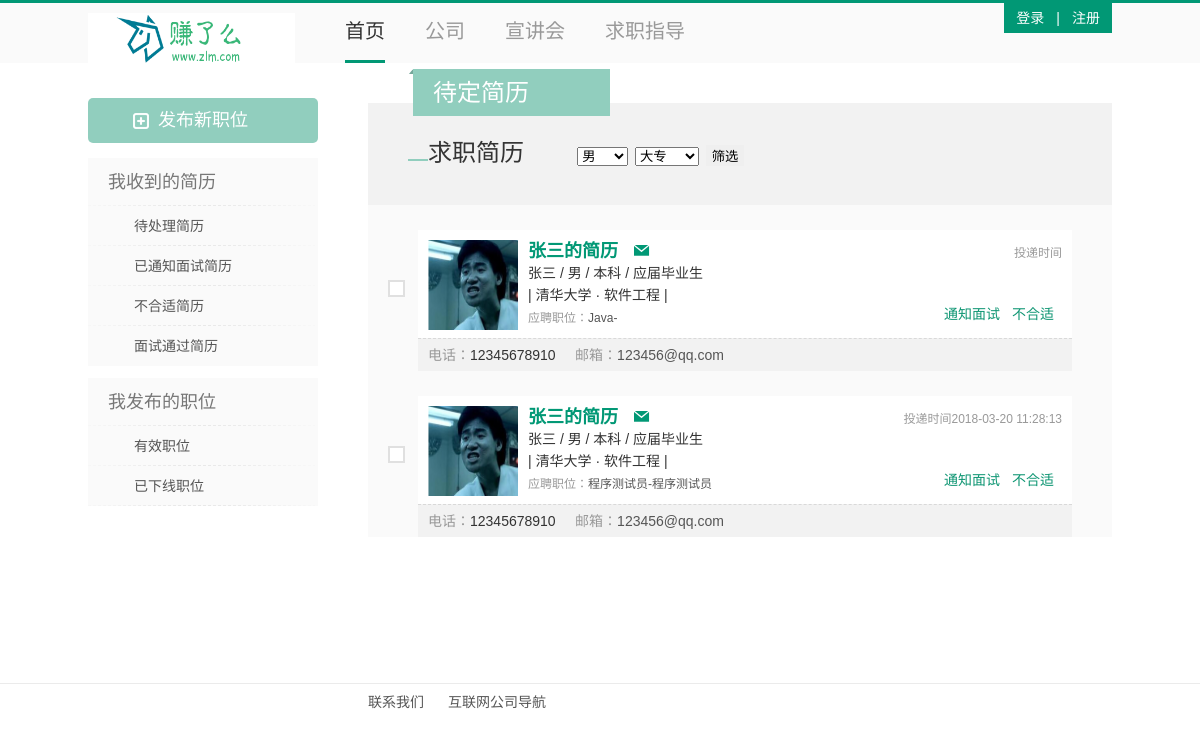
Screenshot of /undeal.php with the database file from the repository.
### tables this page shows
CREATE TABLE `orders` (
  `oid` int(11) NOT NULL AUTO_INCREMENT,
  `jid` int(11) NOT NULL,
  `id` varchar(30) NOT NULL,
  `cid` varchar(30) NOT NULL,
  `ostate` varchar(10) NOT NULL,
  `otime` timestamp NULL DEFAULT CURRENT_TIMESTAMP,
  PRIMARY KEY (`oid`)
);

CREATE TABLE `student` (
  `id` varchar(30) NOT NULL DEFAULT '',
  `name` varchar(20) NOT NULL,
  `code` varchar(20) NOT NULL DEFAULT '0',
  `sex` varchar(4) DEFAULT NULL,
  `record` varchar(10) DEFAULT NULL,
  `experience` varchar(20) DEFAULT NULL,
  `email` varchar(30) DEFAULT NULL,
  `state` varchar(40) DEFAULT NULL,
  `tel` varchar(24) DEFAULT NULL,
  `portrait` mediumblob,
  `jobexperience` text,
  `project` text,
  `school` varchar(50) DEFAULT NULL,
  `sctime1` int(10) DEFAULT NULL,
  `sctime2` int(10) DEFAULT NULL,
  `pro` varchar(30) DEFAULT NULL,
  `jl` mediumblob,
  `zwjs` longtext,
  PRIMARY KEY (`id`)
);

CREATE TABLE `job` (
  `jid` int(11) NOT NULL AUTO_INCREMENT,
  `cid` varchar(255) DEFAULT NULL,
  `jtype` varchar(20) DEFAULT NULL,
  `jname` varchar(40) DEFAULT NULL,
  `jdepartment` varchar(40) DEFAULT NULL,
  `jnature` varchar(10) DEFAULT NULL,
  `jwage` varchar(20) DEFAULT NULL,
  `jcity` varchar(10) DEFAULT NULL,
  `jyear` varchar(255) DEFAULT NULL,
  `jeducation` varchar(10) DEFAULT NULL,
  `jadvantage` varchar(40) DEFAULT NULL,
  `jdetail` text,
  `jaddress` varchar(60) DEFAULT NULL,
  `jemail` varchar(60) DEFAULT NULL,
  `jtime` timestamp NULL DEFAULT CURRENT_TIMESTAMP ON UPDATE CURRENT_TIMESTAMP,
  `cname` varchar(50) DEFAULT NULL,
  `jstate` varchar(10) DEFAULT NULL,
  PRIMARY KEY (`jid`)
);

### undeal.php (the view, shortened to what this page needs)
<!DOCTYPE HTML>
<html xmlns:wb="http://open.weibo.com/wb"><head>
<link href="style/css/style.css" type="text/css" rel="stylesheet">
<link href="style/css/external.min.css" type="text/css" rel="stylesheet">
<link href="style/css/popup.css" type="text/css" rel="stylesheet">
<script src="style/js/ajaxCross.json" charset="UTF-8"></script></head>
<body>
<div id="body">
	<div id="header">
   	  <div class="wrapper">
<a href="index.php" class="logo">
    			<img src='style/images/logo1.png' width="207" height="52" alt="赚钱了大学生就业网站" />
    		</a>
    		<ul class="reset" id="navheader">
    			<li class="current"><a href="index.php">首页</a></li>
    			<li ><a href="companylist.php" >公司</a></li>
    			<li ><a href="xjh.php" rel="nofollow">宣讲会</a></li>
    			<li ><a href="guide.php" rel="nofollow">求职指导</a></li>
	    		    		</ul>
                      <?php if(!isset($_COOKIE["user"])){   echo'<ul class="loginTop">
            	<li><a href="login.html" rel="nofollow">登录</a></li>
            	<li>|</li>
            	<li><a href="register.html" rel="nofollow">注册</a></li>
            </ul> ';}
 else{  echo' <dl class="collapsible_menu">
            	<dt>
           			<span>
  '.$_COOKIE["user"].'
&nbsp;</span>
            		<span class="red dn" id="noticeDot-0"></span>
            		<i></i>
            	</dt>'; if(isset($_COOKIE["type"])){
					if($_COOKIE["type"]=="stu"){
                       echo'         	<dd><a rel="nofollow" href="jianli.php">我的简历</a></dd>
                	                	<dd><a href="myapply.php">我申请的职位</a></dd>
                	                	                	<dd class="btm"><a href="subscribe.php">我的推荐</a></dd><dd><a href="updatePwd.php">密码修改</a></dd><dd ><a rel="nofollow" href="exit.php">退出</a></dd>';}
															else{
                       echo'
<dd style="display: none;"><a href="positions.php">我发布的职位</a></dd>
                	<dd style="display: none;"><a href="undeal.php">我收到的简历</a></dd>
                	<dd class="btm" style="display: none;"><a href="myhome.php">我的公司主页</a></d>
					<dd><a href="updatePwd.php">密码修改</a></dd><dd><a href="exit.php">退出</a></dd>';}}'
                                <dd ><a rel="nofollow" href="exit.php">退出</a></dd>
            </dl> ';}  ?>                             </div>
    </div>
    <div id="container">
                	<div class="sidebar">
        		            	<a class="btn_create" href="create.php">发布新职位</a>
            	                <dl class="company_center_aside">
		<dt>我收到的简历</dt>
		<dd>
		<a href="undeal.php">待处理简历</a>
			</dd>
	<dd>
		<a href="haveNoticeResumes.php">已通知面试简历</a>
	</dd>
	<dd>
		<a href="haveRefuseResumes.php">不合适简历</a>
	</dd>
	<dd class="btm">
		<a href="passResumes.php">面试通过简历</a>
			</dd>
</dl>
<dl class="company_center_aside">
		<dt>我发布的职位</dt>
			<dd >
		<a href="positions.php">有效职位</a>
	</dd>
	<dd >
		<a href="positionsdown.php">已下线职位</a>
	</dd>
	</dl>
            </div>
            <div class="content">
            	<dl class="company_center_content">
                    <dt>
                        <h1>
                            <em></em>
                            	待定简历</h1>
                    </dt>
                    <dd>
                   	  <form action="undeal.php" method="get" id="filterForm">
                    	<div class="filter_actions">
                    	  <p><a ></a>求职简历&nbsp;  &nbsp; &nbsp; &nbsp;    <select name="sex" >
     <optgroup label="请选择性别">
     <option>男</option>
     </optgroup></select>
          <select name="record" >
     <optgroup label="请选择学历">
     <option>大专</option>
     </optgroup></select>
     <input type="submit" value="筛选"/></p>
                   	    </a></div>
 	                        	                        		                        <ul class="reset resumeLists">
		                        			<?php
include('conn.php');
if(isset($_GET['sex'],$_GET['record'])){
	$sql="select orders.oid,orders.jid,orders.id,orders.cid,orders.ostate,orders.otime from orders inner join student on orders.id=student.id where student.sex='{$_GET['sex']}' and student.record='{$_GET['record']}';";
	}
	else{$sql="select * from orders where cid='{$_COOKIE['id']}' and ostate='未查阅' ";}
$result=mysqli_query($con, $sql);
while
	 ($row=mysqli_fetch_array($result)){
		 $oid=$row[0];
		 $jid=$row[1];
	  $id= $row[2];
	$otime = $row[5];
	$sql2="select * from student where id='{$id}' ORDER BY id DESC";
	$result2=mysqli_query($con, $sql2);
	$row2=mysqli_fetch_array($result2);
    $name = $row2[1];
	$sex = $row2[3];
	$record = $row2[4];
	$experience = $row2[5];
	$email = $row2[6];
	$photo = $row2[9];
	$tel= $row2[8];
	$school = $row2[12];
	$pro=$row2[15];
		$sql3="select * from job where jid='{$jid}' ORDER BY jid DESC";
	$result3=mysqli_query($con, $sql3);
	$row3=mysqli_fetch_array($result3);
	$jtype=$row3[2];
	$jname=$row3[3];
											 echo '	                            <li data-id="1686182" class="onlineResume">
			                                <label class="checkbox">
			                                </label>
			                                <div class="resumeShow">
			                                				                                    <a title="预览在线简历" target="_blank" class="resumeImg" href="preview.php?id='.$id.'">
			                                    	<img src="'.$photo.'">
			                                    </a>
			                                    			                                    <div class="resumeIntro">
			                                        <h3 class="unread">
																	                                        	<a target="_blank" title="预览'.$name.'的简历" href="preview.php?id='.$id.'">
			                                        				                                            '.$name.'的简历
			                                        	</a>
			                                        					                           	 			<em></em>
			                                        </h3>
			                                        <span class="fr">投递时间'.$otime.'</span>
			                                        <div>
			                                        	'.$name.'  			                                        	 / '.$sex.' 			                                        	/ '.$record.' 			                                        	/ '.$experience.'			                                            			                                        		<br>
			                                            	 | '.$school.' · '.$pro.'  |
			                                            			                                        </div>
			                                        <div class="jdpublisher">
				                                        <span>
				                                        	应聘职位：<a title="'.$jtype.'-'.$jname.'" target="_blank" href="http://www.lagou.com/jobs/149594.html">'.$jtype.'-'.$jname.'</a>
				                                       						                                        </span>
			                                        </div>
			                                    </div>
			                                    <div class="links">
			                                        <a data-deliverid="1686182" data-name="jason" data-positionid="149594" data-email="888888888@qq.com" class="resume_notice" href="dealresumes.php?deal=1&oid='.$oid.'">通知面试</a>
			                                        <a data-deliverid="1686182" class="resume_refuse" href="dealresumes.php?deal=0&oid='.$oid.'">不合适</a>
			                                    </div>
			                                </div>
			                                <div class="contactInfo">
			                                	<span class="c9">电话：</span>'.$tel.'   &nbsp;&nbsp;&nbsp;
			                                    <span class="c9">邮箱：</span><a>'.$email.'</a>
			                                </div>
			                            </li>
		                     ';} ?>      		                    	</ul>
		                    		                                               	</form>
                    </dd>
                </dl>
            </div>
	    </div>
	</div>
	<div id="footer">
		<div class="wrapper">
			<a rel="nofollow" target="_blank" href="about.html">联系我们</a>
	    <a target="_blank" href="http://www.lagou.com/af/zhaopin.html">互联网公司导航</a></div>
	</div>
</body> </html>

### undeal.php (style rules this page uses)
#body #container .content .company_center_content dd #filterForm .filter_actions { font-size: 24px; }

### rows the page displays
orders: student.portrait (picture), student.name "张三", student.sex "男", student.record "本科", student.experience "应届毕业生", student.school "清华大学", student.pro "软件工程", jid.jtype "Java", student.tel "12345678910", student.email "123456@qq.com"
orders: student.portrait (picture), student.name "张三", otime "2018-03-20 11:28:13", student.sex "男", student.record "本科", student.experience "应届毕业生", student.school "清华大学", student.pro "软件工程", jid.jtype "程序测试员", jid.jname "程序测试员", student.tel "12345678910", student.email "123456@qq.com"
